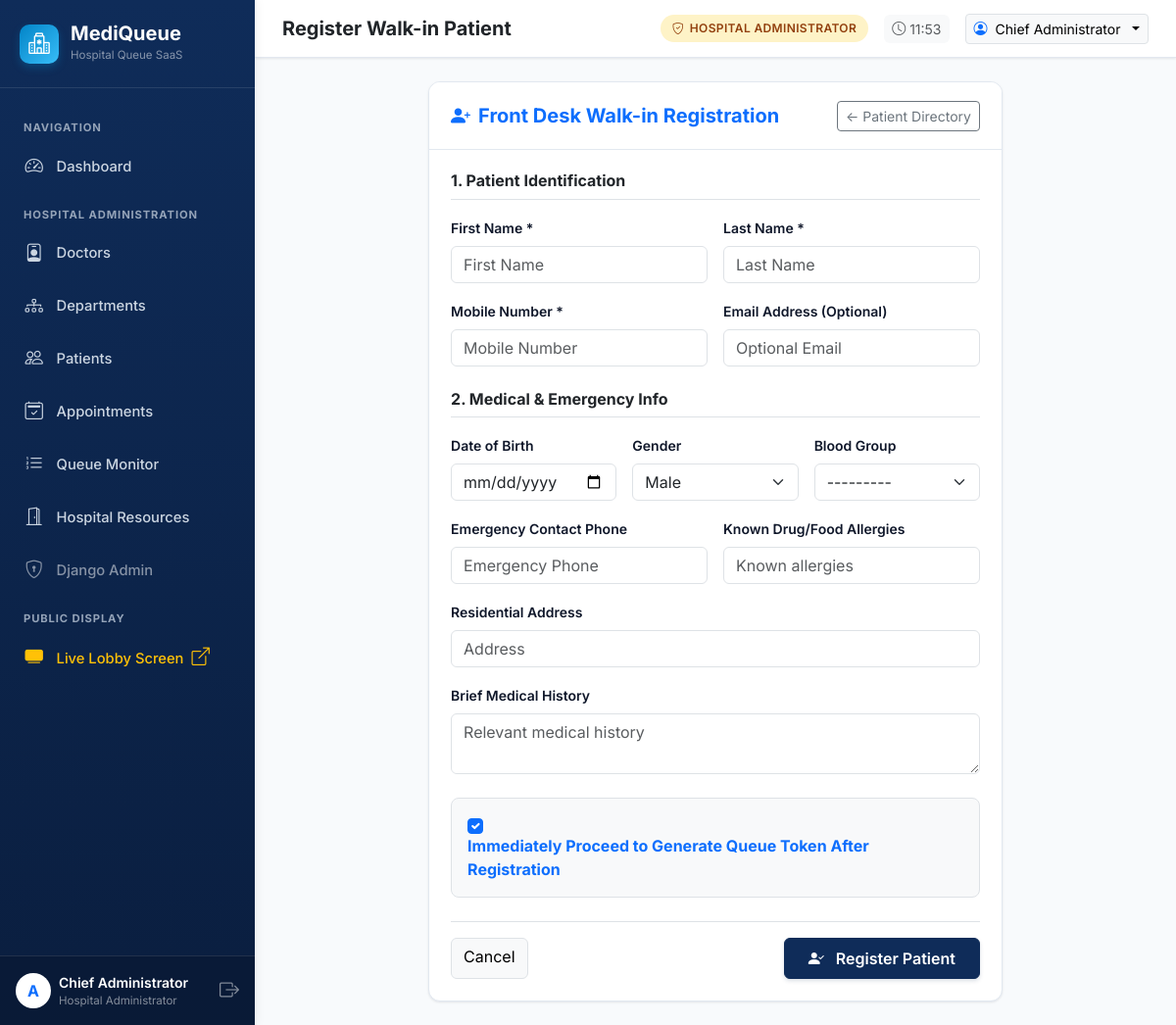
/patients/new/ (signed in), run on the app's committed database.
### accounts/models.py (models this page shows, shortened)
class CustomUser(AbstractUser):
    class Role(models.TextChoices):
        ADMIN = 'ADMIN', 'Hospital Administrator'
        DOCTOR = 'DOCTOR', 'Doctor'
        RECEPTIONIST = 'RECEPTIONIST', 'Receptionist'
        PATIENT = 'PATIENT', 'Patient'
    role = models.CharField(
        max_length=20,
        choices=Role.choices,
        default=Role.PATIENT,
        help_text="Designated user role within MediQueue"
    )
    phone_number = models.CharField(max_length=20, blank=True, help_text="Contact telephone number")
    profile_picture = models.ImageField(upload_to='profiles/', blank=True, null=True)
    @property
    def is_admin_role(self):
        return self.role == self.Role.ADMIN or self.is_superuser
    @property
    def is_doctor_role(self):
        return self.role == self.Role.DOCTOR
    @property
    def is_receptionist_role(self):
        return self.role == self.Role.RECEPTIONIST
    @property
    def is_patient_role(self):
        return self.role == self.Role.PATIENT
    @property
    def display_name(self):
        if self.first_name and self.last_name:
            if self.is_doctor_role and not self.first_name.startswith('Dr'):
                return f"Dr. {self.first_name} {self.last_name}"
            return f"{self.first_name} {self.last_name}"
        return self.username

### patients/views.py (the view)
# urls.py: path('new/', views.patient_create, name='patient_create'),
@staff_required
def patient_create(request):
    if request.method == 'POST':
        form = WalkInPatientForm(request.POST)
        if form.is_valid():
            first_name = form.cleaned_data['first_name']
            last_name = form.cleaned_data['last_name']
            phone = form.cleaned_data['phone_number']
            email = form.cleaned_data.get('email')
            base_user = f"pat_{phone[-6:]}" if len(phone) >= 6 else f"pat_{get_random_string(6)}"
            username = base_user
            idx = 1
            while CustomUser.objects.filter(username=username).exists():
                username = f"{base_user}_{idx}"
                idx += 1
            temp_pass = get_random_string(10)
            user = CustomUser.objects.create_user(
                username=username,
                password=temp_pass,
                role=CustomUser.Role.PATIENT,
                first_name=first_name,
                last_name=last_name,
                email=email or f"{username}@hospital.local",
                phone_number=phone
            )
            profile = form.save(commit=False)
            profile.user = user
            profile.save()
            messages.success(request, f"Patient {user.display_name} registered with ID {profile.patient_id}.")
            generate_token = request.POST.get('generate_token')
            if generate_token:
                return redirect(f"/queue/tokens/create/?patient_id={user.id}")
            return redirect('patients:patient_detail', pk=profile.pk)
    else:
        form = WalkInPatientForm()
    return render(request, 'patients/patient_create.html', {'form': form})

### accounts/context_processors.py (called while the page is built)
def user_role_context(request):
    context = {
        'APP_NAME': 'MediQueue',
        'HOSPITAL_NAME': 'MetroCare General Hospital',
    }
    if request.user.is_authenticated:
        user = request.user
        context.update({
            'user_role': user.role,
            'is_admin': user.is_admin_role,
            'is_doctor': user.is_doctor_role,
            'is_receptionist': user.is_receptionist_role,
            'is_patient': user.is_patient_role,
            'unread_notifications_count': getattr(user, 'notifications', None).filter(is_read=False).count() if hasattr(user, 'notifications') else 0,
        })
    return context

### templates/patients/patient_create.html (shortened to what this page needs)
{% extends 'dashboard_base.html' %}
{% block page_title %}Register Walk-in Patient{% endblock %}
{% block dashboard_content %}
<div class="row justify-content-center">
  <div class="col-lg-8">
    <div class="mq-card">
      <div class="mq-card-header">
        <h5 class="fw-bold mb-0 text-primary">
          <i class="bi bi-person-plus-fill me-2"></i>Front Desk Walk-in Registration
        </h5>
        <a href="{% url 'patients:patient_list' %}" class="btn btn-sm btn-outline-secondary">&larr; Patient Directory</a>
      </div>
      <div class="mq-card-body">
        <form method="post">
          <h6 class="fw-bold text-dark border-bottom pb-2 mb-3">1. Patient Identification</h6>
          <div class="row g-3 mb-4">
            <div class="col-md-6">
              <label class="form-label small fw-semibold">First Name *</label>
              {{ form.first_name }}
            </div>
            <div class="col-md-6">
              <label class="form-label small fw-semibold">Last Name *</label>
              {{ form.last_name }}
            </div>
            <div class="col-md-6">
              <label class="form-label small fw-semibold">Mobile Number *</label>
              {{ form.phone_number }}
            </div>
            <div class="col-md-6">
              <label class="form-label small fw-semibold">Email Address (Optional)</label>
              {{ form.email }}
            </div>
          </div>
          <h6 class="fw-bold text-dark border-bottom pb-2 mb-3">2. Medical & Emergency Info</h6>
          <div class="row g-3 mb-4">
            <div class="col-md-4">
              <label class="form-label small fw-semibold">Date of Birth</label>
              {{ form.date_of_birth }}
            </div>
            <div class="col-md-4">
              <label class="form-label small fw-semibold">Gender</label>
              {{ form.gender }}
            </div>
            <div class="col-md-4">
              <label class="form-label small fw-semibold">Blood Group</label>
              {{ form.blood_group }}
            </div>
            <div class="col-md-6">
              <label class="form-label small fw-semibold">Emergency Contact Phone</label>
              {{ form.emergency_contact }}
            </div>
            <div class="col-md-6">
              <label class="form-label small fw-semibold">Known Drug/Food Allergies</label>
              {{ form.allergies }}
            </div>
            <div class="col-12">
              <label class="form-label small fw-semibold">Residential Address</label>
              {{ form.address }}
            </div>
            <div class="col-12">
              <label class="form-label small fw-semibold">Brief Medical History</label>
              {{ form.medical_history }}
            </div>
          </div>
          <div class="mb-4 form-check bg-light p-3 rounded-3 border">
            <input type="checkbox" name="generate_token" value="1" class="form-check-input ms-0 me-2" id="chkGenerateToken" checked>
            <label class="form-check-label fw-bold text-primary" for="chkGenerateToken">
              Immediately Proceed to Generate Queue Token After Registration
            </label>
          </div>
          <div class="pt-3 border-top d-flex justify-content-between">
            <a href="{% url 'dashboard:receptionist' %}" class="btn btn-light border">Cancel</a>
            <button type="submit" class="btn btn-primary fw-semibold px-4 py-2">
              <i class="bi bi-person-check-fill me-2"></i> Register Patient
            </button>
          </div>
        </form>
      </div>
    </div>
  </div>
</div>
{% endblock %}

### templates/dashboard_base.html (shortened to what this page needs)
{% extends 'base.html' %}
{% load static %}
{% block root_content %}
<div class="app-wrapper">
  <aside class="app-sidebar">
    <a href="{% url 'dashboard:index' %}" class="sidebar-brand">
      <div class="sidebar-brand-icon">
        <i class="bi bi-hospital"></i>
      </div>
      <div>
        <div class="fw-bold fs-5 lh-1">MediQueue</div>
        <div class="small text-white-50 mt-1" style="font-size: 0.72rem;">Hospital Queue SaaS</div>
      </div>
    </a>
    <ul class="sidebar-menu">
      <li class="sidebar-heading">Navigation</li>
      <li class="sidebar-item">
        <a href="{% url 'dashboard:index' %}" class="sidebar-link {% if request.resolver_match.url_name in 'admin,doctor,receptionist,patient,index' %}active{% endif %}">
          <i class="bi bi-speedometer2"></i>
          <span>Dashboard</span>
        </a>
      </li>
      {% if is_admin %}
        <li class="sidebar-heading">Hospital Administration</li>
        <li class="sidebar-item">
          <a href="{% url 'doctors:doctor_list' %}" class="sidebar-link">
            <i class="bi bi-person-badge"></i>
            <span>Doctors</span>
          </a>
        </li>
        <li class="sidebar-item">
          <a href="{% url 'doctors:department_list' %}" class="sidebar-link">
            <i class="bi bi-diagram-3"></i>
            <span>Departments</span>
          </a>
        </li>
        <li class="sidebar-item">
          <a href="{% url 'patients:patient_list' %}" class="sidebar-link">
            <i class="bi bi-people"></i>
            <span>Patients</span>
          </a>
        </li>
        <li class="sidebar-item">
          <a href="{% url 'appointments:appointment_list' %}" class="sidebar-link">
            <i class="bi bi-calendar2-check"></i>
            <span>Appointments</span>
          </a>
        </li>
        <li class="sidebar-item">
          <a href="{% url 'queue_management:live_queue' %}" class="sidebar-link">
            <i class="bi bi-list-ol"></i>
            <span>Queue Monitor</span>
          </a>
        </li>
        <li class="sidebar-item">
          <a href="{% url 'hospital_resources:resource_list' %}" class="sidebar-link">
            <i class="bi bi-door-open"></i>
            <span>Hospital Resources</span>
          </a>
        </li>
        <li class="sidebar-item">
          <a href="/admin/" target="_blank" class="sidebar-link text-white-50">
            <i class="bi bi-shield-lock"></i>
            <span>Django Admin</span>
          </a>
        </li>
      {% endif %}
      <li class="sidebar-heading">Public Display</li>
      <li class="sidebar-item">
        <a href="{% url 'queue_management:public_display_board' %}" target="_blank" class="sidebar-link text-warning">
          <i class="bi bi-tv-fill"></i>
          <span>Live Lobby Screen <i class="bi bi-box-arrow-up-right ms-1 small"></i></span>
        </a>
      </li>
    </ul>
    <div class="sidebar-footer">
      <div class="d-flex align-items-center gap-2">
        <div class="avatar bg-white text-primary rounded-circle d-flex align-items-center justify-content-center fw-bold" style="width: 36px; height: 36px;">
          {{ user.username|slice:":1"|upper }}
        </div>
        <div class="flex-grow-1 overflow-hidden">
          <div class="small fw-semibold text-truncate text-white">{{ user.display_name }}</div>
          <div class="text-white-50 text-truncate" style="font-size: 0.72rem;">{{ user.get_role_display }}</div>
        </div>
        <a href="{% url 'accounts:logout' %}" class="text-white-50 hover-white" title="Sign Out">
          <i class="bi bi-box-arrow-right fs-5"></i>
        </a>
      </div>
    </div>
  </aside>
  <div class="app-main">
    <header class="app-topbar">
      <div class="d-flex align-items-center gap-3">
        <h5 class="mb-0 fw-bold text-dark d-none d-sm-block">{% block page_title %}Dashboard{% endblock %}</h5>
      </div>
      <div class="d-flex align-items-center gap-3">
        <span class="role-badge role-badge-{{ user.role|lower }}">
          <i class="bi bi-shield-check"></i> {{ user.get_role_display }}
        </span>
        <div class="d-none d-md-flex align-items-center gap-1 text-muted small bg-light px-2 py-1 rounded">
          <i class="bi bi-clock"></i>
          <span id="topbarClock">{% now "H:i" %}</span>
        </div>
        <div class="dropdown">
          <button class="btn btn-sm btn-light border dropdown-toggle d-flex align-items-center gap-2" type="button" data-bs-toggle="dropdown">
            <i class="bi bi-person-circle text-primary"></i>
            <span class="d-none d-md-inline">{{ user.display_name }}</span>
          </button>
        </div>
      </div>
    </header>
    <main class="flex-grow-1 p-3 p-md-4">
      {% block dashboard_content %}{% endblock %}
    </main>
  </div>
</div>
{% endblock %}

### static/css/mediqueue.css (style rules this page uses)
:root { --mq-primary: #0f2c59; --mq-primary-dark: #0a1e3f; --mq-primary-light: #1e3a8a; --mq-accent: #0284c7; --mq-accent-light: #38bdf8; --mq-accent-bg: #f0f9ff; --mq-bg: #f8fafc; --mq-surface: #ffffff; --mq-card-border: #e2e8f0; --mq-text-main: #0f172a; --mq-text-muted: #64748b; --mq-success: #10b981; --mq-warning: #f59e0b; --mq-danger: #ef4444; --mq-info: #06b6d4; --mq-sidebar-width: 260px; --mq-radius: 12px; --mq-shadow-sm: 0 1px 3px rgba(15, 23, 42, 0.06), 0 1px 2px rgba(15, 23, 42, 0.04); --mq-shadow-md: 0 4px 6px -1px rgba(15, 23, 42, 0.08), 0 2px 4px -2px rgba(15, 23, 42, 0.06); --mq-shadow-lg: 0 10px 15px -3px rgba(15, 23, 42, 0.08), 0 4px 6px -4px rgba(15, 23, 42, 0.04); }
body { font-family: 'Inter', -apple-system, BlinkMacSystemFont, "Segoe UI", Roboto, Helvetica, Arial, sans-serif; background-color: var(--mq-bg); color: var(--mq-text-main); min-height: 100vh; display: flex; flex-direction: column; }
.app-wrapper { display: flex; min-height: 100vh; width: 100%; }
.app-sidebar { width: var(--mq-sidebar-width); background: linear-gradient(180deg, var(--mq-primary) 0%, var(--mq-primary-dark) 100%); color: #ffffff; flex-shrink: 0; display: flex; flex-direction: column; transition: all 0.3s ease; z-index: 1000; box-shadow: 2px 0 10px rgba(0,0,0,0.05); }
.sidebar-brand { padding: 1.5rem 1.25rem; display: flex; align-items: center; gap: 0.75rem; border-bottom: 1px solid rgba(255, 255, 255, 0.1); text-decoration: none; color: #ffffff; }
.sidebar-brand-icon { width: 40px; height: 40px; border-radius: 10px; background: linear-gradient(135deg, var(--mq-accent), var(--mq-accent-light)); display: flex; align-items: center; justify-content: center; font-size: 1.35rem; color: #ffffff; box-shadow: 0 4px 8px rgba(2, 132, 199, 0.3); }
.sidebar-menu { padding: 1.25rem 0.75rem; list-style: none; margin: 0; flex: 1; overflow-y: auto; }
.sidebar-heading { font-size: 0.7rem; text-transform: uppercase; letter-spacing: 0.08em; color: #94a3b8; padding: 0.75rem 0.75rem 0.35rem; font-weight: 700; }
.sidebar-item { margin-bottom: 0.25rem; }
.sidebar-link { display: flex; align-items: center; gap: 0.85rem; padding: 0.7rem 0.85rem; color: #cbd5e1; text-decoration: none; border-radius: 8px; font-size: 0.92rem; font-weight: 500; transition: all 0.2s ease; }
.sidebar-link i { font-size: 1.15rem; }
.sidebar-footer { padding: 1rem; border-top: 1px solid rgba(255, 255, 255, 0.1); background: rgba(0, 0, 0, 0.15); }
.app-main { flex: 1; display: flex; flex-direction: column; min-width: 0; }
.app-topbar { background: var(--mq-surface); border-bottom: 1px solid var(--mq-card-border); padding: 0.85rem 1.75rem; display: flex; align-items: center; justify-content: space-between; box-shadow: var(--mq-shadow-sm); position: sticky; top: 0; z-index: 900; }
.role-badge { display: inline-flex; align-items: center; gap: 0.35rem; padding: 0.3rem 0.75rem; border-radius: 20px; font-size: 0.75rem; font-weight: 600; letter-spacing: 0.03em; text-transform: uppercase; }
.role-badge-admin { background-color: #fef3c7; color: #92400e; }
.mq-card { background: var(--mq-surface); border: 1px solid var(--mq-card-border); border-radius: var(--mq-radius); box-shadow: var(--mq-shadow-sm); transition: transform 0.2s ease, box-shadow 0.2s ease; overflow: hidden; }
.mq-card-header { padding: 1.15rem 1.4rem; border-bottom: 1px solid var(--mq-card-border); background-color: #ffffff; display: flex; align-items: center; justify-content: space-between; }
.mq-card-body { padding: 1.4rem; }
.btn-primary { background-color: var(--mq-primary); border-color: var(--mq-primary); box-shadow: 0 2px 4px rgba(15, 44, 89, 0.15); }

### data on the page
CustomUser: username "A", display_name "Chief Administrator", role "Hospital Administrator", role "HOSPITAL ADMINISTRATOR"
